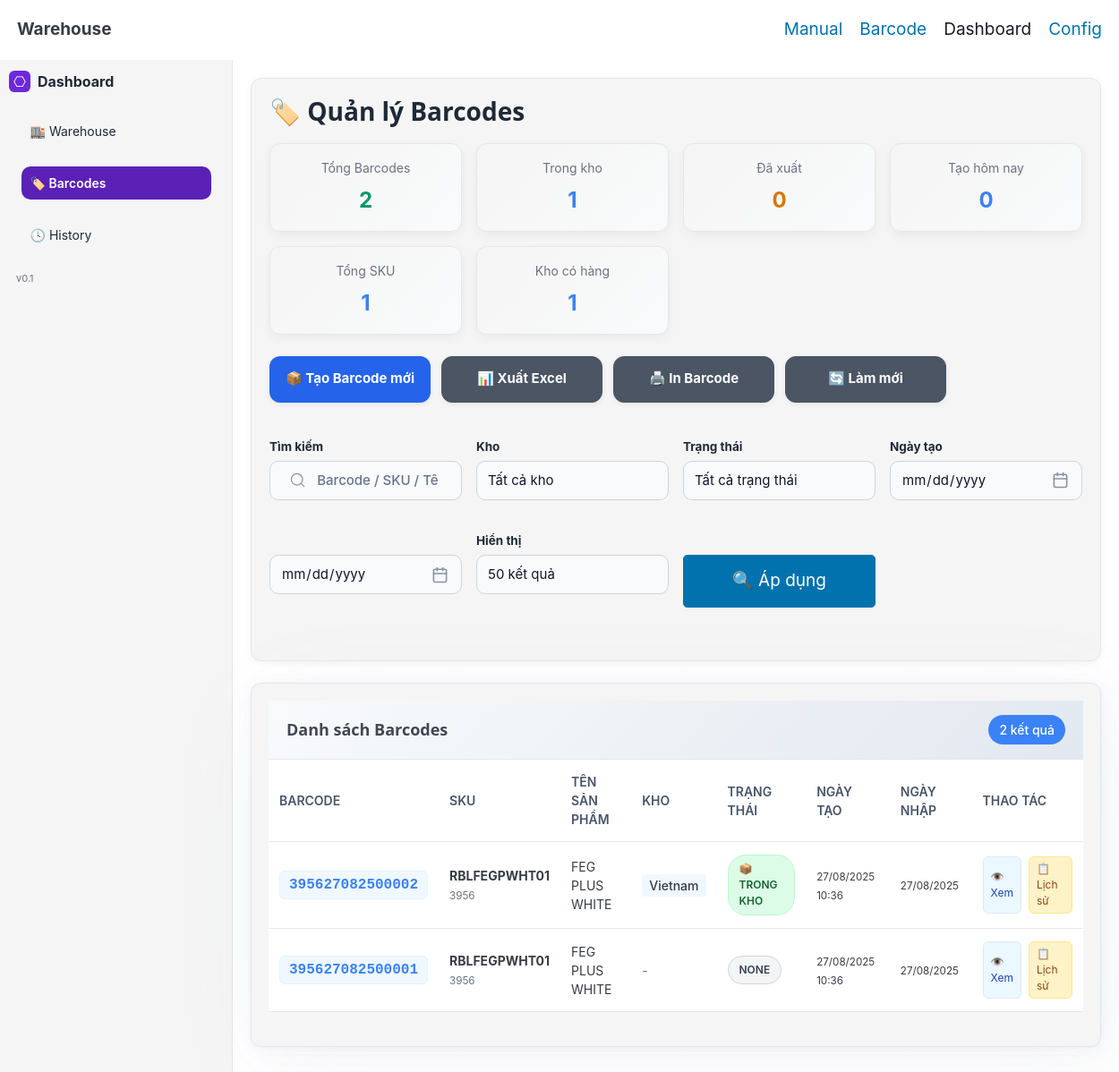
The page /dashboard/barcodes/ on the database as committed earlier.
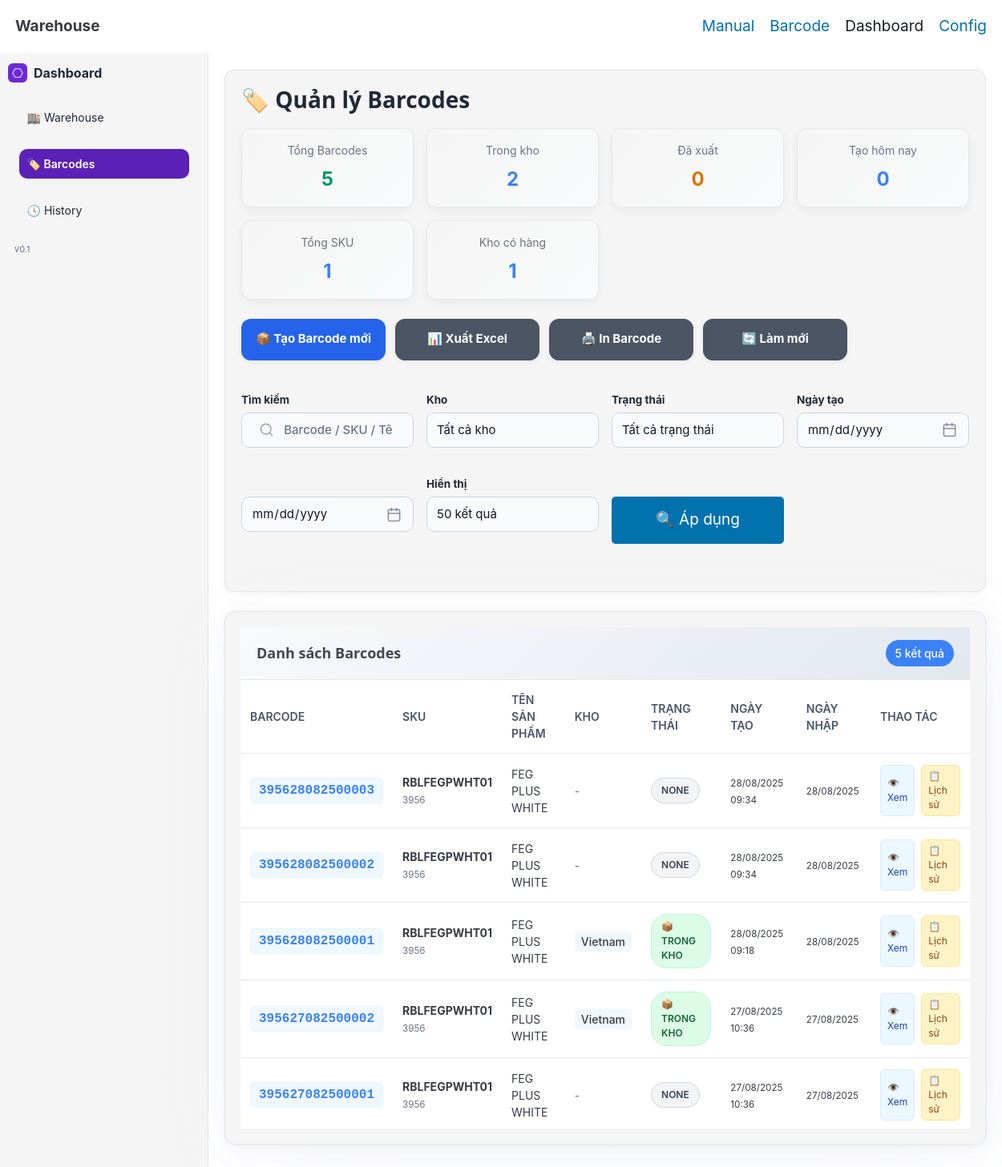
The same page on the database as committed later.
### inventory/models.py (models this page shows, shortened)
class Item(models.Model):
    product      = models.ForeignKey("inventory.Product", on_delete=models.PROTECT)
    import_date  = models.DateField(default=timezone.localdate)  # ngày nhập (ddmmyy)
    seq          = models.PositiveIntegerField(null=True, blank=True)  # sẽ auto-gen
    barcode_text = models.CharField(max_length=15, unique=True, db_index=True)  # 4+6+5
    warehouse    = models.ForeignKey("inventory.Warehouse", null=True, blank=True, on_delete=models.PROTECT)
    status       = models.CharField(max_length=32, default="none")
    created_at   = models.DateTimeField(auto_now_add=True, db_index=True)
    class Meta:
        unique_together = (("product", "import_date", "seq"),)
        indexes = [
            models.Index(fields=["product", "import_date"]),
        ]
        ordering = ["-created_at"]

class Product(models.Model):
    sku   = models.CharField(max_length=64, unique=True, db_index=True)
    name  = models.CharField(max_length=255)
    code4 = models.CharField(
        max_length=4,
        unique=True,
        validators=[RegexValidator(r'^\d{4}$', 'Mã sản phẩm phải gồm đúng 4 chữ số.')],
        editable=False,  # không cho sửa trên form/admin
    )
    class Meta:
        ordering = ["id"]

class Warehouse(models.Model):
    code = models.CharField(max_length=32, unique=True)
    name = models.CharField(max_length=128)

### inventory/views.py (the view, shortened to what this page needs)
# urls.py: path("dashboard/barcodes/", views.dashboard_barcodes, name="dashboard_barcodes"),
def dashboard_barcodes(request):
    q = (request.GET.get('q') or '').strip()
    wh = request.GET.get('wh') or ''
    status = request.GET.get('status') or ''
    date_from = request.GET.get('date_from') or ''
    date_to = request.GET.get('date_to') or ''
    per = int(request.GET.get('per') or 50)
    items_qs = Item.objects.select_related('product', 'warehouse').order_by('-created_at')
    if wh:
        items_qs = items_qs.filter(warehouse_id=wh)
    if status:
        items_qs = items_qs.filter(status=status)
    if date_from:
        try:
            date_from_parsed = datetime.strptime(date_from, '%Y-%m-%d').date()
            items_qs = items_qs.filter(created_at__date__gte=date_from_parsed)
        except ValueError:
            pass
    if date_to:
        try:
            date_to_parsed = datetime.strptime(date_to, '%Y-%m-%d').date()
            items_qs = items_qs.filter(created_at__date__lte=date_to_parsed)
        except ValueError:
            pass
    if (request.GET.get('export') or '').lower() == 'csv':
        return export_barcodes_csv(items_qs)
    today = timezone.now().date()
    all_items = Item.objects.all()
    total_items = all_items.count()
    in_stock_count = all_items.filter(status='in_stock').count()
    shipped_count = all_items.filter(status='shipped').count()
    today_created = all_items.filter(created_at__date=today).count()
    unique_products = all_items.values('product').distinct().count()
    active_warehouses = all_items.exclude(warehouse__isnull=True).values('warehouse').distinct().count()
    paginator = Paginator(items_qs, per)
    page_number = request.GET.get('page')
    page = paginator.get_page(page_number)
    warehouses = Warehouse.objects.all().order_by('code')
    context = {
        'active_tab': 'barcodes',
        'page': page,
        'warehouses': warehouses,
        'q': q,
        'wh': wh,
        'status': status,
        'date_from': date_from,
        'date_to': date_to,
        'per': per,
        'per_options': [25, 50, 100, 200, 500],
        'total_items': total_items,
        'in_stock_count': in_stock_count,
        'shipped_count': shipped_count,
        'today_created': today_created,
        'unique_products': unique_products,
        'active_warehouses': active_warehouses,
    }
    return render(request, 'inventory/dashboard_barcodes.html', context)

### inventory/templates/inventory/dashboard_barcodes.html (shortened to what the changed rows need)
{% extends "inventory/base.html" %}
{% block content %}
<div class="dash-wrap">
  <main class="dash-main">
    <div class="dash-header">
      <h2 class="dash-title">🏷️ Quản lý Barcodes</h2>
      <div class="stats-grid">
        <div class="stat-card success"><p class="label">Tổng Barcodes</p><p class="value">{{ total_items|default:0 }}</p></div>
        <div class="stat-card"><p class="label">Trong kho</p><p class="value">{{ in_stock_count|default:0 }}</p></div>
      </div>
    </div>
    <article class="table-card">
      <div class="table-header">
        <h3 class="table-title">Danh sách Barcodes</h3>
        <span class="result-count">{{ page.paginator.count }} kết quả</span>
      </div>
      <div class="table-wrap">
        <table>
          <thead>
            <tr>
              <th>Barcode</th>
              <th>SKU</th>
              <th>Tên sản phẩm</th>
              <th>Kho</th>
              <th>Trạng thái</th>
              <th>Ngày tạo</th>
              <th>Ngày nhập</th>
              <th>Thao tác</th>
            </tr>
          </thead>
          <tbody>
            {% for it in page.object_list %}
            <tr>
              <td><span class="barcode-text">{{ it.barcode_text }}</span></td>
              <td><strong>{{ it.product.sku }}</strong><br><small style="color:var(--muted);">{{ it.product.code4 }}</small></td>
              <td>{{ it.product.name }}</td>
              <td>
                {% if it.warehouse %}
                  <span style="background:#F0F8FF; padding:4px 8px; border-radius:4px; font-weight:500;">{{ it.warehouse.code }}</span>
                {% else %}
                  <span style="color:var(--muted);">-</span>
                {% endif %}
              </td>
              <td>
                {% if it.status == "in_stock" %}
                  <span class="status in">📦 Trong kho</span>
                {% elif it.status == "shipped" %}
                  <span class="status out">📤 Đã xuất</span>
                {% else %}
                  <span class="status other">{{ it.status }}</span>
                {% endif %}
              </td>
              <td><small>{{ it.created_at|date:"d/m/Y H:i" }}</small></td>
              <td><small>{{ it.import_date|date:"d/m/Y" }}</small></td>
              <td>
                <div class="action-buttons">
                  <a href="#" class="btn-sm btn-view" title="Xem chi tiết">👁️ Xem</a>
                  <a href="#" class="btn-sm btn-edit" title="Lịch sử di chuyển">📋 Lịch sử</a>
                </div>
              </td>
            </tr>
            {% endfor %}
          </tbody>
        </table>
      </div>
    </article>
  </main>
</div>
{% endblock %}

Rows that differ between the two databases and show on the page:
added Item: barcode_text "395628082500003", product.sku "RBLFEGPWHT01", product.code4 "3956", product.name "FEG PLUS WHITE", status "NONE", created_at "28/08/2025 09:34", import_date "28/08/2025"
added Item: barcode_text "395628082500002", product.sku "RBLFEGPWHT01", product.code4 "3956", product.name "FEG PLUS WHITE", status "NONE", created_at "28/08/2025 09:34", import_date "28/08/2025"
added Item: barcode_text "395628082500001", product.sku "RBLFEGPWHT01", product.code4 "3956", product.name "FEG PLUS WHITE", warehouse.code "Vietnam", status "📦 TRONG KHO", created_at "28/08/2025 09:18", import_date "28/08/2025"
Other text that changed with them:
{{ total_items|default:0 }}: "2" → "5"
{{ in_stock_count|default:0 }}: "1" → "2"
{{ page.paginator.count }}: "2" → "5"
